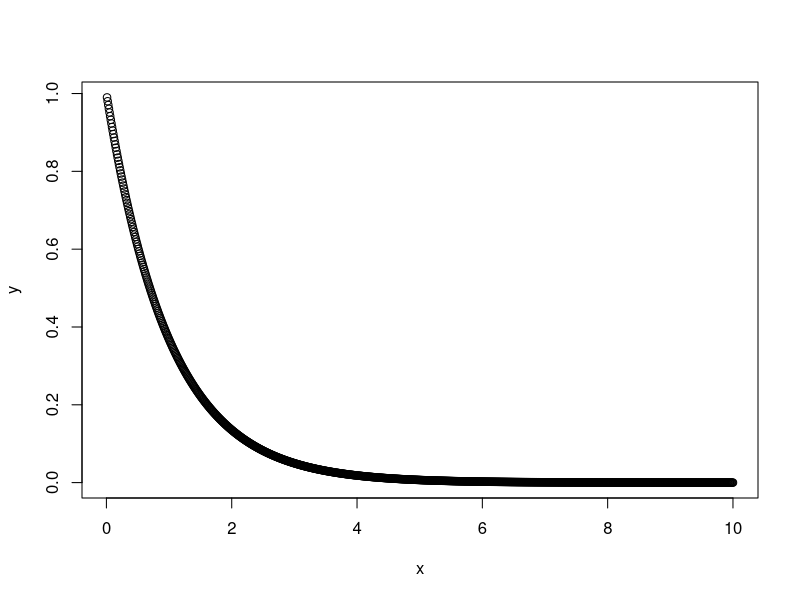
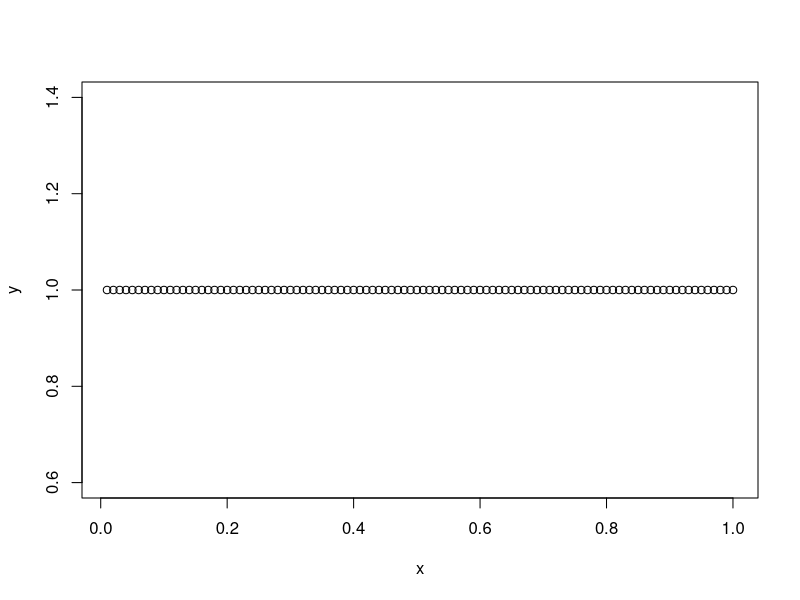

Reproduce these figures in R, in order.
## ---- chunk 1
shape <- 1
rate <- 1
x <- seq(.01,10,.01)
y <- dgamma(x, shape = shape, rate = rate)
plot(x,y)
shape/rate
## ---- chunk 2
a <- 1
b <- 1
x <- seq(.01,1,.01)
y <- dbeta(x, a,b)
plot(x,y)
